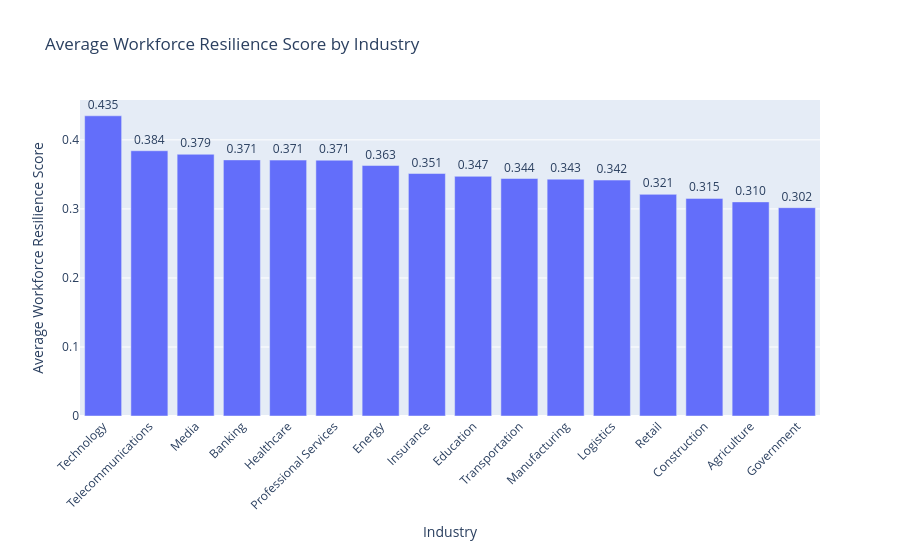

Write notebook code for a chart like this one.
### Code cell
fig = px.bar(
    resilience_industry,
    x="industry",
    y="workforce_resilience_score",
    text="workforce_resilience_score",
    title="Average Workforce Resilience Score by Industry",
    labels={
        "industry": "Industry",
        "workforce_resilience_score": "Average Workforce Resilience Score"
    }
)

fig.update_traces(
    texttemplate="%{text:.3f}",
    textposition="outside"
)

fig.update_layout(
    xaxis_tickangle=-45,
    height=550
)

fig.show()

### Figure 1 — Plotly figure (JSON) as saved in the notebook; plotly's stock layout.template omitted (floating-point values rounded to 4 significant figures)
{"data": [{"hovertemplate": "Industry=%{x}<br>Average Workforce Resilience Score=%{text}<extra></extra>", "legendgroup": "", "marker": {"color": "#636efa", "pattern": {"shape": ""}}, "name": "", "orientation": "v", "showlegend": false, "text": [0.4349, 0.3842, 0.3791, 0.371, 0.3707, 0.3706, 0.3629, 0.3512, 0.3472, 0.344, 0.3431, 0.3418, 0.3211, 0.3152, 0.3102, 0.3018], "textposition": "outside", "texttemplate": "%{text:.3f}", "type": "bar", "x": ["Technology", "Telecommunications", "Media", "Banking", "Healthcare", "Professional Services", "Energy", "Insurance", "Education", "Transportation", "Manufacturing", "Logistics", "Retail", "Construction", "Agriculture", "Government"], "xaxis": "x", "y": [0.4349, 0.3842, 0.3791, 0.371, 0.3707, 0.3706, 0.3629, 0.3512, 0.3472, 0.344, 0.3431, 0.3418, 0.3211, 0.3152, 0.3102, 0.3018], "yaxis": "y"}], "layout": {"barmode": "relative", "height": 550, "legend": {"tracegroupgap": 0}, "title": {"text": "Average Workforce Resilience Score by Industry"}, "xaxis": {"anchor": "y", "domain": [0, 1], "tickangle": -45, "title": {"text": "Industry"}}, "yaxis": {"anchor": "x", "domain": [0, 1], "title": {"text": "Average Workforce Resilience Score"}}}}
